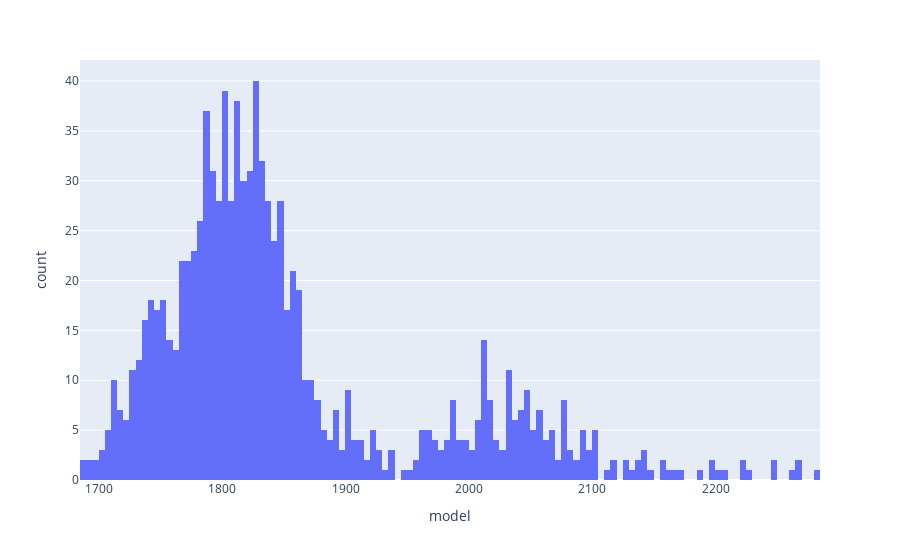

Notebook cell for this chart:
### Code cell
fig = px.histogram(metrics, x="model", nbins=200)
fig.show()

### Figure 1 — Plotly figure (JSON) as saved in the notebook; plotly's stock layout.template omitted (floating-point values rounded to 4 significant figures; data arrays with more than 128 entries replaced by an {"elided": "..."} marker saying what was removed)
{"data": [{"alignmentgroup": "True", "bingroup": "x", "hovertemplate": "model=%{x}<br>count=%{y}<extra></extra>", "legendgroup": "", "marker": {"color": "#636efa", "pattern": {"shape": ""}}, "name": "", "nbinsx": 200, "offsetgroup": "", "orientation": "v", "showlegend": false, "type": "histogram", "x": {"elided": "990 int values"}, "xaxis": "x", "yaxis": "y"}], "layout": {"barmode": "relative", "legend": {"tracegroupgap": 0}, "margin": {"t": 60}, "xaxis": {"anchor": "y", "domain": [0, 1], "title": {"text": "model"}}, "yaxis": {"anchor": "x", "domain": [0, 1], "title": {"text": "count"}}}}
